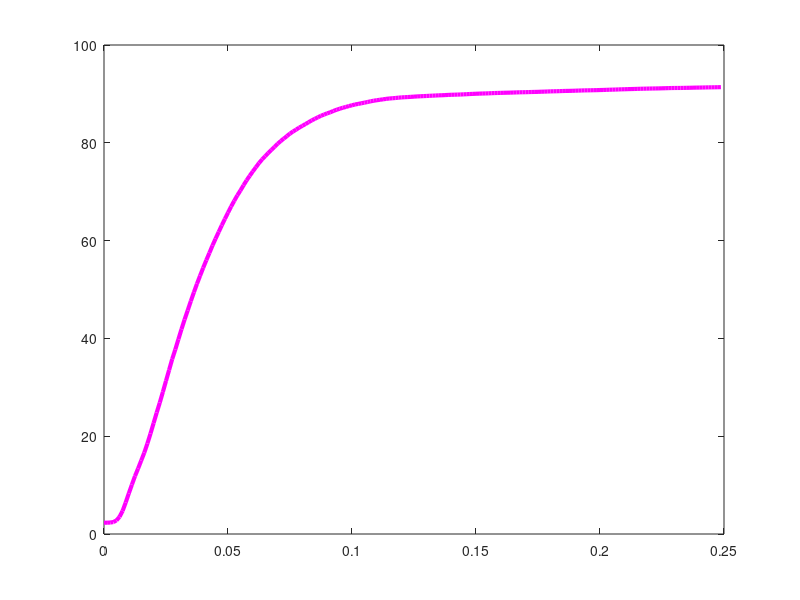

MATLAB code for this plot:
plot([0.000000 0.001250 0.002500 0.003750 0.005000 0.006250 0.007500 0.008750 0.010000 0.011250 0.012500 0.013750 0.015000 0.016250 0.017500 0.018750 0.020000 0.021250 0.022500 0.023750 0.025000 0.026250 0.027500 0.028750 0.030000 0.031250 0.032500 0.033750 0.035000 0.036250 0.037500 0.038750 0.040000 0.041250 0.042500 0.043750 0.045000 0.046250 0.047500 0.048750 0.050000 0.051250 0.052500 0.053750 0.055000 0.056250 0.057500 0.058750 0.060000 0.061250 0.062500 0.063750 0.065000 0.066250 0.067500 0.068750 0.070000 0.071250 0.072500 0.073750 0.075000 0.076250 0.077500 0.078750 0.080000 0.081250 0.082500 0.083750 0.085000 0.086250 0.087500 0.088750 0.090000 0.091250 0.092500 0.093750 0.095000 0.096250 0.097500 0.098750 0.100000 0.101250 0.102500 0.103750 0.105000 0.106250 0.107500 0.108750 0.110000 0.111250 0.112500 0.113750 0.115000 0.116250 0.117500 0.118750 0.120000 0.121250 0.122500 0.123750 0.125000 0.126250 0.127500 0.128750 0.130000 0.131250 0.132500 0.133750 0.135000 0.136250 0.137500 0.138750 0.140000 0.141250 0.142500 0.143750 0.145000 0.146250 0.147500 0.148750 0.150000 0.151250 0.152500 0.153750 0.155000 0.156250 0.157500 0.158750 0.160000 0.161250 0.162500 0.163750 0.165000 0.166250 0.167500 0.168750 0.170000 0.171250 0.172500 0.173750 0.175000 0.176250 0.177500 0.178750 0.180000 0.181250 0.182500 0.183750 0.185000 0.186250 0.187500 0.188750 0.190000 0.191250 0.192500 0.193750 0.195000 0.196250 0.197500 0.198750 0.200000 0.201250 0.202500 0.203750 0.205000 0.206250 0.207500 0.208750 0.210000 0.211250 0.212500 0.213750 0.215000 0.216250 0.217500 0.218750 0.220000 0.221250 0.222500 0.223750 0.225000 0.226250 0.227500 0.228750 0.230000 0.231250 0.232500 0.233750 0.235000 0.236250 0.237500 0.238750 0.240000 0.241250 0.242500 0.243750 0.245000 0.246250 0.247500 0.248750 ], [2.310739 2.312115 2.345125 2.440031 2.775638 3.500495 4.723261 6.441186 8.300781 10.090229 11.842540 13.391285 15.012929 16.637324 18.505172 20.535321 22.679632 24.821193 26.871974 29.065801 31.311895 33.533231 35.776574 37.729699 39.821743 41.889029 43.862786 45.726507 47.610860 49.431943 51.173250 52.826529 54.441296 55.990042 57.475517 59.003631 60.401078 61.775143 63.132702 64.432493 65.704776 66.953675 68.125550 69.235530 70.235475 71.305568 72.326144 73.246314 74.151353 75.002751 75.854148 76.610640 77.248845 77.918684 78.536257 79.155205 79.794784 80.362841 80.863501 81.372414 81.882702 82.318717 82.703840 83.116472 83.475462 83.833077 84.205821 84.577190 84.899043 85.212643 85.526243 85.777949 86.032405 86.242848 86.512434 86.750385 86.956701 87.160266 87.323944 87.512379 87.674681 87.842485 87.951144 88.083187 88.206976 88.341769 88.483440 88.605854 88.707636 88.795665 88.889195 88.982724 89.056998 89.107890 89.160156 89.231679 89.285321 89.323834 89.355469 89.396732 89.439371 89.483385 89.513644 89.546655 89.572788 89.609925 89.641560 89.673195 89.707581 89.722711 89.758473 89.788732 89.820368 89.834122 89.858880 89.876761 89.909771 89.940031 89.975792 90.003301 90.033561 90.052817 90.078950 90.092705 90.116087 90.147722 90.173856 90.193112 90.210993 90.230249 90.245379 90.257757 90.282515 90.303147 90.329280 90.338908 90.349912 90.370544 90.388424 90.406305 90.417309 90.448944 90.461323 90.488831 90.516340 90.534221 90.543849 90.567232 90.590614 90.608495 90.616747 90.633253 90.652509 90.678642 90.697898 90.719905 90.729533 90.740537 90.755667 90.766670 90.791428 90.803807 90.829941 90.851948 90.871204 90.886334 90.915218 90.939976 90.950979 90.978488 90.989492 91.007372 91.028004 91.048636 91.062390 91.077520 91.094025 91.105029 91.114657 91.124285 91.147667 91.158671 91.182053 91.198559 91.208187 91.213688 91.216439 91.228818 91.242573 91.253576 91.270081 91.286587 91.293464 91.305843 91.318222 91.337478 91.341604 91.353983 91.364987 91.382868 ], '-m', 'LineWidth', 3);